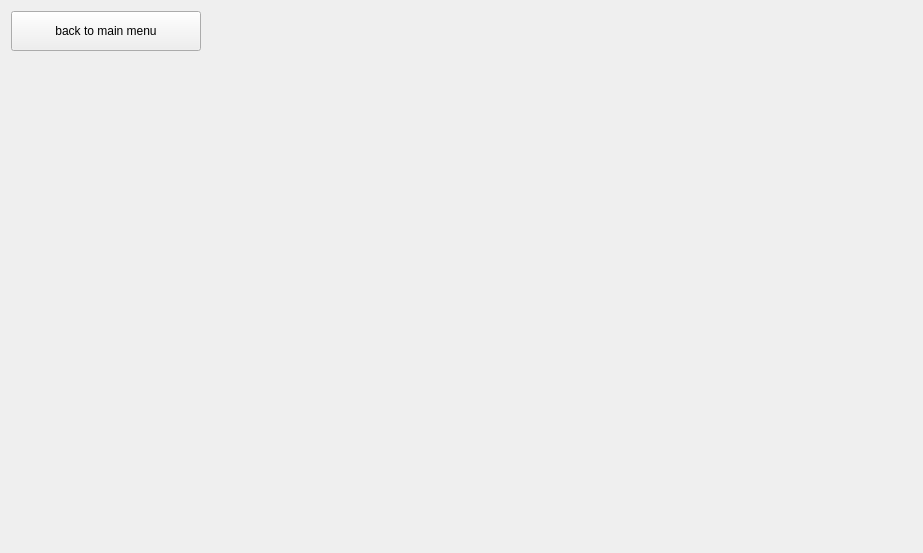
<?xml version="1.0" encoding="UTF-8"?>
<ui version="4.0">
 <class>second</class>
 <widget class="QWidget" name="second">
  <property name="geometry">
   <rect>
    <x>0</x>
    <y>0</y>
    <width>923</width>
    <height>553</height>
   </rect>
  </property>
  <property name="minimumSize">
   <size>
    <width>200</width>
    <height>200</height>
   </size>
  </property>
  <property name="windowTitle">
   <string>Form</string>
  </property>
  <property name="styleSheet">
   <string notr="true"/>
  </property>
  <layout class="QGridLayout" name="gridLayout">
   <item row="0" column="0">
    <widget class="QPushButton" name="bt3">
     <property name="minimumSize">
      <size>
       <width>190</width>
       <height>40</height>
      </size>
     </property>
     <property name="maximumSize">
      <size>
       <width>190</width>
       <height>40</height>
      </size>
     </property>
     <property name="styleSheet">
      <string notr="true"/>
     </property>
     <property name="text">
      <string>back to main menu</string>
     </property>
     <property name="icon">
      <iconset resource="pics.qrc">
       <normaloff>:/side-menu-svgrepo-com.png</normaloff>:/side-menu-svgrepo-com.png</iconset>
     </property>
     <property name="iconSize">
      <size>
       <width>30</width>
       <height>30</height>
      </size>
     </property>
    </widget>
   </item>
   <item row="0" column="1">
    <spacer name="horizontalSpacer">
     <property name="orientation">
      <enum>Qt::Horizontal</enum>
     </property>
     <property name="sizeHint" stdset="0">
      <size>
       <width>667</width>
       <height>20</height>
      </size>
     </property>
    </spacer>
   </item>
   <item row="0" column="3">
    <spacer name="verticalSpacer_3">
     <property name="orientation">
      <enum>Qt::Vertical</enum>
     </property>
     <property name="sizeHint" stdset="0">
      <size>
       <width>20</width>
       <height>141</height>
      </size>
     </property>
    </spacer>
   </item>
   <item row="1" column="0" rowspan="4">
    <spacer name="verticalSpacer">
     <property name="orientation">
      <enum>Qt::Vertical</enum>
     </property>
     <property name="sizeHint" stdset="0">
      <size>
       <width>20</width>
       <height>508</height>
      </size>
     </property>
    </spacer>
   </item>
   <item row="2" column="1" rowspan="2">
    <widget class="QLabel" name="result">
     <property name="styleSheet">
      <string notr="true">font: 900 48pt &quot;Segoe UI Black&quot;;</string>
     </property>
     <property name="text">
      <string/>
     </property>
    </widget>
   </item>
   <item row="2" column="2">
    <widget class="QLabel" name="deckImageLabel">
     <property name="minimumSize">
      <size>
       <width>90</width>
       <height>135</height>
      </size>
     </property>
     <property name="maximumSize">
      <size>
       <width>90</width>
       <height>135</height>
      </size>
     </property>
     <property name="text">
      <string/>
     </property>
    </widget>
   </item>
   <item row="2" column="3">
    <spacer name="verticalSpacer_4">
     <property name="orientation">
      <enum>Qt::Vertical</enum>
     </property>
     <property name="sizeHint" stdset="0">
      <size>
       <width>20</width>
       <height>27</height>
      </size>
     </property>
    </spacer>
   </item>
   <item row="3" column="3" rowspan="2">
    <spacer name="verticalSpacer_2">
     <property name="orientation">
      <enum>Qt::Vertical</enum>
     </property>
     <property name="sizeHint" stdset="0">
      <size>
       <width>20</width>
       <height>509</height>
      </size>
     </property>
    </spacer>
   </item>
   <item row="4" column="1">
    <spacer name="verticalSpacer_5">
     <property name="orientation">
      <enum>Qt::Vertical</enum>
     </property>
     <property name="sizeHint" stdset="0">
      <size>
       <width>20</width>
       <height>293</height>
      </size>
     </property>
    </spacer>
   </item>
  </layout>
 </widget>
 <resources>
  <include location="pics.qrc"/>
 </resources>
 <connections/>
</ui>
